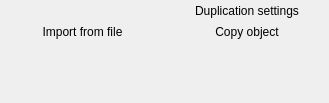
<?xml version="1.0" encoding="UTF-8"?>
<ui version="4.0">
 <class>toolbar_meshObjectGroup</class>
 <widget class="QWidget" name="toolbar_meshObjectGroup">
  <property name="geometry">
   <rect>
    <x>0</x>
    <y>0</y>
    <width>329</width>
    <height>103</height>
   </rect>
  </property>
  <property name="windowTitle">
   <string>Form</string>
  </property>
  <layout class="QGridLayout" name="gridLayout">
   <property name="leftMargin">
    <number>3</number>
   </property>
   <property name="topMargin">
    <number>0</number>
   </property>
   <property name="rightMargin">
    <number>3</number>
   </property>
   <property name="bottomMargin">
    <number>0</number>
   </property>
   <property name="verticalSpacing">
    <number>0</number>
   </property>
   <item row="1" column="1">
    <widget class="QToolButton" name="copyBtn">
     <property name="sizePolicy">
      <sizepolicy hsizetype="Minimum" vsizetype="Fixed">
       <horstretch>0</horstretch>
       <verstretch>0</verstretch>
      </sizepolicy>
     </property>
     <property name="toolTip">
      <string>Select an extern model before</string>
     </property>
     <property name="text">
      <string>Copy object</string>
     </property>
     <property name="icon">
      <iconset resource="../../../openscantools.qrc">
       <normaloff>:/icons/100x100/duplicate_box.png</normaloff>:/icons/100x100/duplicate_box.png</iconset>
     </property>
     <property name="iconSize">
      <size>
       <width>20</width>
       <height>20</height>
      </size>
     </property>
     <property name="checkable">
      <bool>true</bool>
     </property>
     <property name="autoRepeat">
      <bool>false</bool>
     </property>
     <property name="toolButtonStyle">
      <enum>Qt::ToolButtonTextBesideIcon</enum>
     </property>
     <property name="autoRaise">
      <bool>true</bool>
     </property>
    </widget>
   </item>
   <item row="1" column="0">
    <widget class="QToolButton" name="importFromFileBtn">
     <property name="sizePolicy">
      <sizepolicy hsizetype="Minimum" vsizetype="Fixed">
       <horstretch>0</horstretch>
       <verstretch>0</verstretch>
      </sizepolicy>
     </property>
     <property name="toolTip">
      <string>Import an extern model from file</string>
     </property>
     <property name="text">
      <string>Import from file</string>
     </property>
     <property name="icon">
      <iconset resource="../../../openscantools.qrc">
       <normaloff>:/icons/100x100/local_box.png</normaloff>:/icons/100x100/local_box.png</iconset>
     </property>
     <property name="checkable">
      <bool>true</bool>
     </property>
     <property name="autoRepeat">
      <bool>false</bool>
     </property>
     <property name="toolButtonStyle">
      <enum>Qt::ToolButtonTextBesideIcon</enum>
     </property>
     <property name="autoRaise">
      <bool>true</bool>
     </property>
    </widget>
   </item>
   <item row="2" column="0">
    <spacer name="verticalSpacer">
     <property name="orientation">
      <enum>Qt::Vertical</enum>
     </property>
     <property name="sizeHint" stdset="0">
      <size>
       <width>0</width>
       <height>0</height>
      </size>
     </property>
    </spacer>
   </item>
   <item row="0" column="1">
    <widget class="QToolButton" name="creationSettingsBtn">
     <property name="sizePolicy">
      <sizepolicy hsizetype="Minimum" vsizetype="Fixed">
       <horstretch>0</horstretch>
       <verstretch>0</verstretch>
      </sizepolicy>
     </property>
     <property name="toolTip">
      <string>Show duplication settings</string>
     </property>
     <property name="text">
      <string>Duplication settings</string>
     </property>
     <property name="icon">
      <iconset resource="../../../openscantools.qrc">
       <normaloff>:/icons/100x100/box_settings.png</normaloff>:/icons/100x100/box_settings.png</iconset>
     </property>
     <property name="toolButtonStyle">
      <enum>Qt::ToolButtonTextBesideIcon</enum>
     </property>
     <property name="autoRaise">
      <bool>true</bool>
     </property>
    </widget>
   </item>
  </layout>
 </widget>
 <tabstops>
  <tabstop>importFromFileBtn</tabstop>
  <tabstop>creationSettingsBtn</tabstop>
  <tabstop>copyBtn</tabstop>
 </tabstops>
 <resources>
  <include location="../../../openscantools.qrc"/>
 </resources>
 <connections/>
</ui>
